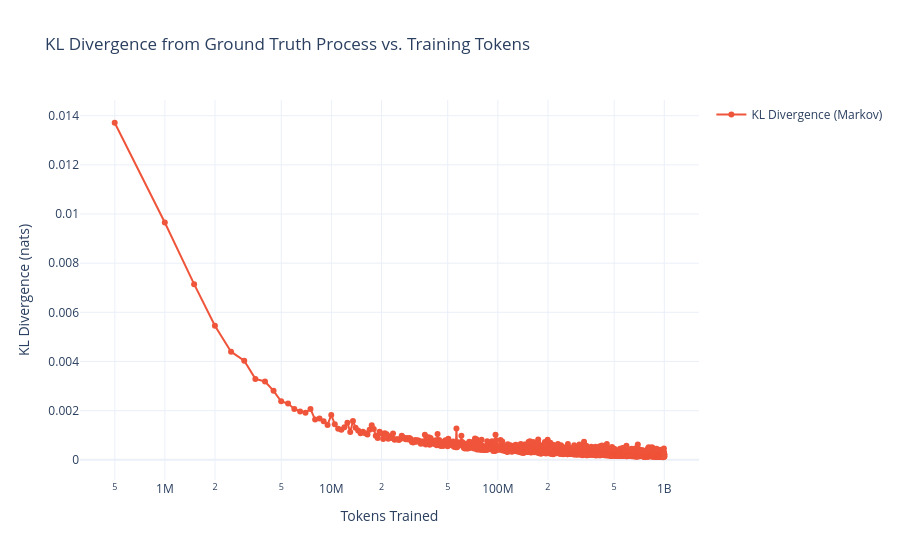

The notebook cell saved with this chart:
### Code cell
import plotly.graph_objects as go

# Create Figure
fig = go.Figure()

# Add Markov KL Divergence Trace
fig.add_trace(go.Scatter(
    x=df_results['tokens'],
    y=df_results['kl_markov'],
    mode='lines+markers',
    name='KL Divergence (Markov)',
    line=dict(color='#EF553B', width=2), # Plotly red/orange
    marker=dict(size=6)
))

# Update Layout
fig.update_layout(
    title='KL Divergence from Ground Truth Process vs. Training Tokens',
    xaxis_title='Tokens Trained',
    yaxis_title='KL Divergence (nats)',
    xaxis_type="log",  # Log scale for x-axis
    template="plotly_white",
    hovermode="x unified", # Show values for all traces on hover
    showlegend=True
)

fig.show()

### Figure 1 — Plotly figure (JSON) as saved in the notebook; plotly's stock layout.template omitted (floating-point values rounded to 4 significant figures; data arrays with more than 128 entries replaced by an {"elided": "..."} marker saying what was removed)
{"data": [{"line": {"color": "#EF553B", "width": 2}, "marker": {"size": 6}, "mode": "lines+markers", "name": "KL Divergence (Markov)", "type": "scatter", "x": {"elided": "2004 int values"}, "y": {"elided": "2004 float values"}}], "layout": {"hovermode": "x unified", "showlegend": true, "title": {"text": "KL Divergence from Ground Truth Process vs. Training Tokens"}, "xaxis": {"title": {"text": "Tokens Trained"}, "type": "log"}, "yaxis": {"title": {"text": "KL Divergence (nats)"}}}}
